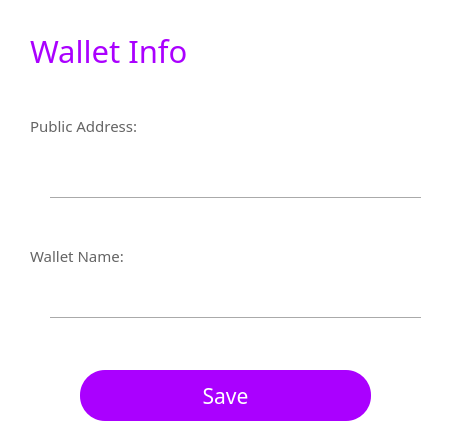
<?xml version="1.0" encoding="UTF-8"?>
<ui version="4.0">
 <class>MulWalForm</class>
 <widget class="QWidget" name="MulWalForm">
  <property name="geometry">
   <rect>
    <x>0</x>
    <y>0</y>
    <width>463</width>
    <height>444</height>
   </rect>
  </property>
  <property name="windowTitle">
   <string>Form</string>
  </property>
  <property name="styleSheet">
   <string notr="true">background-color: rgb(255, 255, 255);</string>
  </property>
  <widget class="QLabel" name="label_51">
   <property name="geometry">
    <rect>
     <x>30</x>
     <y>240</y>
     <width>121</width>
     <height>31</height>
    </rect>
   </property>
   <property name="font">
    <font>
     <family>微软雅黑</family>
     <pointsize>11</pointsize>
    </font>
   </property>
   <property name="styleSheet">
    <string notr="true">color: rgb(100, 100, 100);</string>
   </property>
   <property name="text">
    <string>Wallet Name:</string>
   </property>
  </widget>
  <widget class="Line" name="line_38">
   <property name="geometry">
    <rect>
     <x>50</x>
     <y>190</y>
     <width>371</width>
     <height>16</height>
    </rect>
   </property>
   <property name="orientation">
    <enum>Qt::Horizontal</enum>
   </property>
  </widget>
  <widget class="QLineEdit" name="lineEdit_7">
   <property name="geometry">
    <rect>
     <x>50</x>
     <y>280</y>
     <width>371</width>
     <height>31</height>
    </rect>
   </property>
   <property name="font">
    <font>
     <family>等线</family>
     <pointsize>10</pointsize>
    </font>
   </property>
   <property name="toolTip">
    <string/>
   </property>
   <property name="statusTip">
    <string/>
   </property>
   <property name="whatsThis">
    <string/>
   </property>
   <property name="accessibleName">
    <string/>
   </property>
   <property name="accessibleDescription">
    <string/>
   </property>
   <property name="styleSheet">
    <string notr="true">
QLineEdit[echoMode=&quot;2&quot;] {
    lineedit-password-character:42;
}
</string>
   </property>
   <property name="frame">
    <bool>false</bool>
   </property>
   <property name="echoMode">
    <enum>QLineEdit::Normal</enum>
   </property>
   <property name="placeholderText">
    <string/>
   </property>
  </widget>
  <widget class="QLabel" name="label_15">
   <property name="geometry">
    <rect>
     <x>30</x>
     <y>30</y>
     <width>201</width>
     <height>41</height>
    </rect>
   </property>
   <property name="font">
    <font>
     <family>微软雅黑</family>
     <pointsize>23</pointsize>
     <weight>50</weight>
     <bold>false</bold>
    </font>
   </property>
   <property name="styleSheet">
    <string notr="true">color: rgb(170, 0, 255);</string>
   </property>
   <property name="text">
    <string>Wallet Info</string>
   </property>
  </widget>
  <widget class="QLabel" name="label_52">
   <property name="geometry">
    <rect>
     <x>30</x>
     <y>110</y>
     <width>151</width>
     <height>31</height>
    </rect>
   </property>
   <property name="font">
    <font>
     <family>微软雅黑</family>
     <pointsize>11</pointsize>
    </font>
   </property>
   <property name="styleSheet">
    <string notr="true">color: rgb(100, 100, 100);</string>
   </property>
   <property name="text">
    <string>Public Address:</string>
   </property>
  </widget>
  <widget class="QLineEdit" name="lineEdit_6">
   <property name="geometry">
    <rect>
     <x>50</x>
     <y>160</y>
     <width>371</width>
     <height>31</height>
    </rect>
   </property>
   <property name="font">
    <font>
     <family>等线</family>
     <pointsize>10</pointsize>
    </font>
   </property>
   <property name="toolTip">
    <string/>
   </property>
   <property name="statusTip">
    <string/>
   </property>
   <property name="whatsThis">
    <string/>
   </property>
   <property name="accessibleName">
    <string/>
   </property>
   <property name="accessibleDescription">
    <string/>
   </property>
   <property name="styleSheet">
    <string notr="true">
QLineEdit[echoMode=&quot;2&quot;] {
    lineedit-password-character:42;
}
</string>
   </property>
   <property name="frame">
    <bool>false</bool>
   </property>
   <property name="echoMode">
    <enum>QLineEdit::Normal</enum>
   </property>
  </widget>
  <widget class="QPushButton" name="pushButton_9">
   <property name="geometry">
    <rect>
     <x>80</x>
     <y>370</y>
     <width>291</width>
     <height>51</height>
    </rect>
   </property>
   <property name="font">
    <font>
     <family>等线</family>
     <pointsize>16</pointsize>
    </font>
   </property>
   <property name="cursor">
    <cursorShape>PointingHandCursor</cursorShape>
   </property>
   <property name="styleSheet">
    <string notr="true">background-color: rgb(170, 0, 255);
color: rgb(255, 255, 255);
border-radius:25px;</string>
   </property>
   <property name="text">
    <string>Save</string>
   </property>
   <property name="flat">
    <bool>false</bool>
   </property>
  </widget>
  <widget class="Line" name="line_41">
   <property name="geometry">
    <rect>
     <x>50</x>
     <y>310</y>
     <width>371</width>
     <height>16</height>
    </rect>
   </property>
   <property name="orientation">
    <enum>Qt::Horizontal</enum>
   </property>
  </widget>
  <widget class="QPushButton" name="closeenterpsw">
   <property name="geometry">
    <rect>
     <x>420</x>
     <y>0</y>
     <width>41</width>
     <height>31</height>
    </rect>
   </property>
   <property name="text">
    <string/>
   </property>
   <property name="icon">
    <iconset>
     <normaloff>pic/close.png</normaloff>pic/close.png</iconset>
   </property>
   <property name="flat">
    <bool>true</bool>
   </property>
  </widget>
 </widget>
 <resources/>
 <connections/>
</ui>
